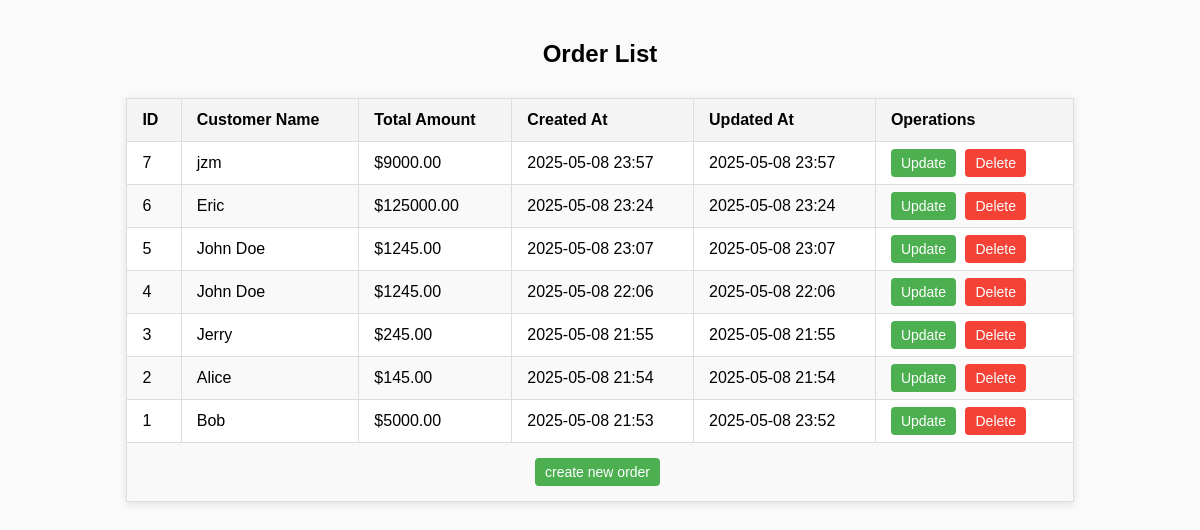
The page /order/ on the database its author committed.
### order/models.py (models this page shows)
class Order(models.Model):
    customer_name = models.CharField(max_length=100)
    total_amount = models.DecimalField(max_digits=10, decimal_places=2)
    created_at = models.DateTimeField(auto_now_add=True)
    updated_at = models.DateTimeField(auto_now=True)

### order/views.py (the view)
# urls.py: path('', views.order_list, name='order_list'),
def order_list(request):
    orders = Order.objects.all().order_by('-created_at')
    return render(request, 'order/order_list.html', {'orders': orders})

### templates/order/order_list.html (shortened to what this page needs)
{% load static %}
<!DOCTYPE html>
<html lang="en">
    <head>
        <link rel="stylesheet" href="{% static 'order/css/order_list.css' %}">
    </head>
<body>
    <h2>Order List </h2>
    <table>
        <thead>
            <tr>
                <th>ID</th>
                <th>Customer Name</th>
                <th>Total Amount</th>
                <th>Created At</th>
                <th>Updated At</th>
                <th>Operations</th>
            </tr>
        </thead>
        <tbody>
            {% for order in orders %}
                <tr>
                    <td>{{ order.id }}</td>
                    <td>{{ order.customer_name }}</td>
                    <td>${{ order.total_amount }}</td>
                    <td>{{ order.created_at|date:"Y-m-d H:i" }}</td>
                    <td>{{ order.updated_at|date:"Y-m-d H:i" }}</td>
                    <td>
                        <a href="{% url 'update_order' order.id %}" class="btn btn-update">Update</a>
                        <a href="{% url 'delete_order' order.id %}" class="btn btn-delete">Delete</a>
                    </td>
                </tr>
            {% empty %}
                <tr>
                    <td colspan="6" class="no-orders">No orders found.</td>
                </tr>
            {% endfor %}
            <tr>
                <td colspan="6" class="no-orders"><a href="{% url 'create_order' %}" class="btn btn-update"> create new order</a></td>
            </tr>
        </tbody>
    </table>
</body>
</html>

### static/order/css/order_list.css (style rules this page uses)
body { font-family: Arial, sans-serif; background-color: #fafafa; }
h2 { text-align: center; margin-top: 40px; }
table { width: 80%; margin: 30px auto; border-collapse: collapse; background-color: #fff; box-shadow: 0 2px 8px rgba(0, 0, 0, 0.1); }
th, td { padding: 12px 15px; border: 1px solid #ddd; text-align: left; }
th { background-color: #f4f4f4; }
tr:nth-child(even) { background-color: #f9f9f9; }
.no-orders { text-align: center; padding: 20px; color: #888; }
.btn { padding: 6px 10px; border: none; border-radius: 4px; text-decoration: none; font-size: 14px; cursor: pointer; margin-right: 5px; }
.btn-update { background-color: #4CAF50; color: white; }
.btn-delete { background-color: #f44336; color: white; }

### rows shown on the page
Order: id "7", customer_name "jzm", total_amount "9000.00", created_at "2025-05-08 23:57", updated_at "2025-05-08 23:57"
Order: id "6", customer_name "Eric", total_amount "125000.00", created_at "2025-05-08 23:24", updated_at "2025-05-08 23:24"
Order: id "5", customer_name "John Doe", total_amount "1245.00", created_at "2025-05-08 23:07", updated_at "2025-05-08 23:07"
Order: id "4", customer_name "John Doe", total_amount "1245.00", created_at "2025-05-08 22:06", updated_at "2025-05-08 22:06"
Order: id "3", customer_name "Jerry", total_amount "245.00", created_at "2025-05-08 21:55", updated_at "2025-05-08 21:55"
Order: id "2", customer_name "Alice", total_amount "145.00", created_at "2025-05-08 21:54", updated_at "2025-05-08 21:54"
Order: id "1", customer_name "Bob", total_amount "5000.00", created_at "2025-05-08 21:53", updated_at "2025-05-08 23:52"
